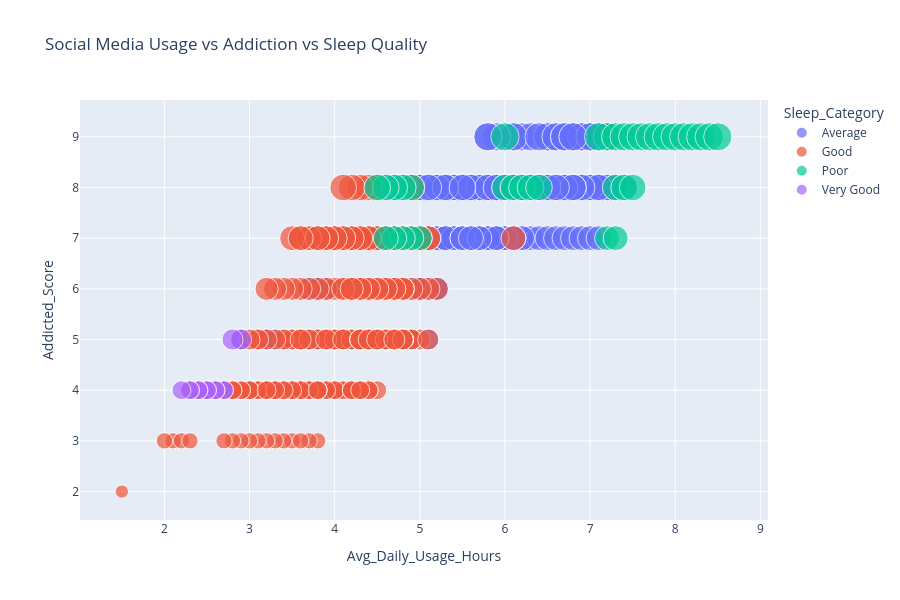

Notebook code for this chart:
### Markdown cell above
#### 6. Interactive Visualizations with Plotly|

### Code cell
import plotly.express as px

fig = px.scatter(
    df,
    x='Avg_Daily_Usage_Hours',
    y='Addicted_Score',   # safer than Mental_Health_Score
    color='Sleep_Category',   # ONLY if you created it earlier
    size='Addicted_Score',
    hover_name='Country',
    hover_data=['Age', 'Gender', 'Academic_Level', 'Most_Used_Platform'],
    title='Social Media Usage vs Addiction vs Sleep Quality'
)

fig.update_layout(width=900, height=600)
fig.show()

### Figure 1 — Plotly figure (JSON) as saved in the notebook; plotly's stock layout.template omitted (floating-point values rounded to 4 significant figures; data arrays with more than 128 entries replaced by an {"elided": "..."} marker saying what was removed)
{"data": [{"customdata": {"elided": "341x4 mixed values"}, "hovertemplate": "<b>%{hovertext}</b><br><br>Sleep_Category=Average<br>Avg_Daily_Usage_Hours=%{x}<br>Addicted_Score=%{marker.size}<br>Age=%{customdata[0]}<br>Gender=%{customdata[1]}<br>Academic_Level=%{customdata[2]}<br>Most_Used_Platform=%{customdata[3]}<extra></extra>", "hovertext": {"elided": "341 str values"}, "legendgroup": "Average", "marker": {"color": "#636efa", "size": {"elided": "341 int values"}, "sizemode": "area", "sizeref": 0.0225, "symbol": "circle"}, "mode": "markers", "name": "Average", "orientation": "v", "showlegend": true, "type": "scatter", "x": {"elided": "341 float values"}, "xaxis": "x", "y": {"elided": "341 int values"}, "yaxis": "y"}, {"customdata": {"elided": "315x4 mixed values"}, "hovertemplate": "<b>%{hovertext}</b><br><br>Sleep_Category=Good<br>Avg_Daily_Usage_Hours=%{x}<br>Addicted_Score=%{marker.size}<br>Age=%{customdata[0]}<br>Gender=%{customdata[1]}<br>Academic_Level=%{customdata[2]}<br>Most_Used_Platform=%{customdata[3]}<extra></extra>", "hovertext": {"elided": "315 str values"}, "legendgroup": "Good", "marker": {"color": "#EF553B", "size": {"elided": "315 int values"}, "sizemode": "area", "sizeref": 0.0225, "symbol": "circle"}, "mode": "markers", "name": "Good", "orientation": "v", "showlegend": true, "type": "scatter", "x": {"elided": "315 float values"}, "xaxis": "x", "y": {"elided": "315 int values"}, "yaxis": "y"}, {"customdata": {"elided": "36x4 mixed values"}, "hovertemplate": "<b>%{hovertext}</b><br><br>Sleep_Category=Poor<br>Avg_Daily_Usage_Hours=%{x}<br>Addicted_Score=%{marker.size}<br>Age=%{customdata[0]}<br>Gender=%{customdata[1]}<br>Academic_Level=%{customdata[2]}<br>Most_Used_Platform=%{customdata[3]}<extra></extra>", "hovertext": ["USA", "Australia", "India", "Sri Lanka", "India", "Sri Lanka", "India", "Nepal", "Maldives", "Nepal", "Maldives", "Nepal", "Maldives", "Nepal", "Maldives", "Nepal", "Maldives", "USA", "USA", "USA", "USA", "USA", "USA", "USA", "USA", "USA", "USA", "USA", "India", "USA", "India", "USA", "Mexico", "India", "USA", "Mexico"], "legendgroup": "Poor", "marker": {"color": "#00cc96", "size": [9, 9, 7, 7, 7, 7, 7, 8, 8, 8, 8, 8, 8, 8, 8, 8, 8, 9, 9, 9, 9, 9, 9, 9, 9, 9, 9, 9, 8, 9, 8, 9, 7, 8, 9, 7], "sizemode": "area", "sizeref": 0.0225, "symbol": "circle"}, "mode": "markers", "name": "Poor", "orientation": "v", "showlegend": true, "type": "scatter", "x": [6.0, 7.2, 5.0, 4.9, 4.8, 4.7, 4.6, 6.0, 4.9, 6.1, 4.8, 6.2, 4.7, 6.3, 4.6, 6.4, 4.5, 7.1, 7.3, 7.4, 7.5, 7.6, 7.7, 7.8, 7.9, 8.0, 8.1, 8.2, 7.3, 8.3, 7.4, 8.4, 7.2, 7.5, 8.5, 7.3], "xaxis": "x", "y": [9, 9, 7, 7, 7, 7, 7, 8, 8, 8, 8, 8, 8, 8, 8, 8, 8, 9, 9, 9, 9, 9, 9, 9, 9, 9, 9, 9, 8, 9, 8, 9, 7, 8, 9, 7], "yaxis": "y"}, {"customdata": [[19, "Female", "Undergraduate", "Instagram"], [22, "Male", "Graduate", "Facebook"], [20, "Female", "Undergraduate", "Instagram"], [21, "Male", "Graduate", "Facebook"], [19, "Female", "Undergraduate", "Instagram"], [22, "Male", "Graduate", "Facebook"], [20, "Female", "Undergraduate", "Instagram"], [21, "Male", "Graduate", "Facebook"], [19, "Female", "Undergraduate", "Instagram"], [19, "Female", "Undergraduate", "Instagram"], [22, "Male", "Graduate", "Facebook"], [20, "Female", "Undergraduate", "Instagram"], [20, "Female", "Undergraduate", "Instagram"]], "hovertemplate": "<b>%{hovertext}</b><br><br>Sleep_Category=Very Good<br>Avg_Daily_Usage_Hours=%{x}<br>Addicted_Score=%{marker.size}<br>Age=%{customdata[0]}<br>Gender=%{customdata[1]}<br>Academic_Level=%{customdata[2]}<br>Most_Used_Platform=%{customdata[3]}<extra></extra>", "hovertext": ["Switzerland", "Denmark", "Switzerland", "Denmark", "Switzerland", "Denmark", "Switzerland", "Denmark", "Switzerland", "France", "Denmark", "Switzerland", "France"], "legendgroup": "Very Good", "marker": {"color": "#ab63fa", "size": [4, 4, 4, 4, 4, 4, 4, 4, 4, 5, 4, 4, 5], "sizemode": "area", "sizeref": 0.0225, "symbol": "circle"}, "mode": "markers", "name": "Very Good", "orientation": "v", "showlegend": true, "type": "scatter", "x": [2.7, 2.7, 2.6, 2.6, 2.5, 2.5, 2.4, 2.4, 2.3, 2.9, 2.3, 2.2, 2.8], "xaxis": "x", "y": [4, 4, 4, 4, 4, 4, 4, 4, 4, 5, 4, 4, 5], "yaxis": "y"}], "layout": {"height": 600, "legend": {"itemsizing": "constant", "title": {"text": "Sleep_Category"}, "tracegroupgap": 0}, "title": {"text": "Social Media Usage vs Addiction vs Sleep Quality"}, "width": 900, "xaxis": {"anchor": "y", "domain": [0, 1], "title": {"text": "Avg_Daily_Usage_Hours"}}, "yaxis": {"anchor": "x", "domain": [0, 1], "title": {"text": "Addicted_Score"}}}}
